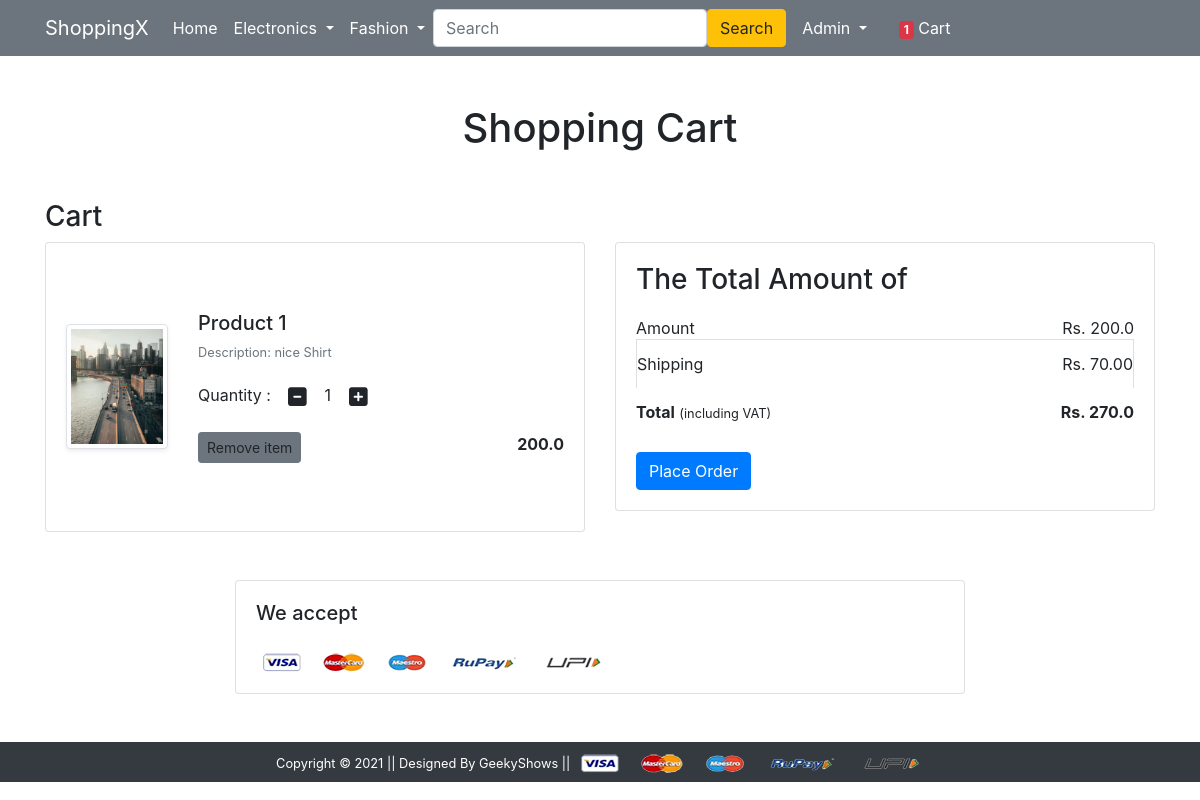
/cart/ (signed in), run on an earlier commit of the app's database.
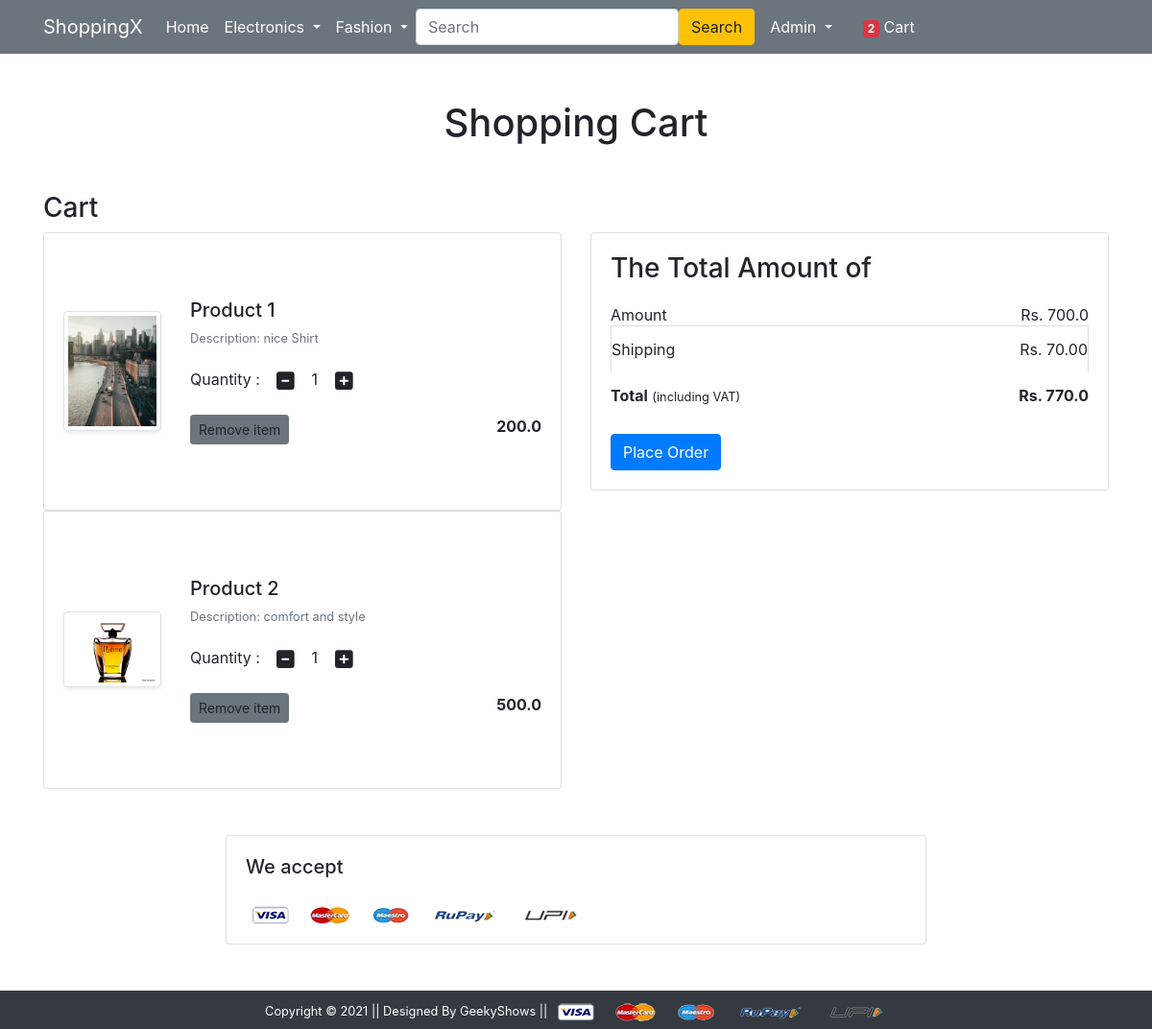
And on a later commit of the database.
### app/models.py (models this page shows, shortened)
class Cart(models.Model):
    user = models.ForeignKey(User,on_delete=models.CASCADE)
    userid = models.PositiveIntegerField(null=False)
    product = models.ForeignKey(Product,on_delete=models.CASCADE)
    quantity = models.PositiveIntegerField(default=1)

class Product(models.Model):
    title = models.CharField(max_length=100)
    selling_price = models.FloatField()
    discounted_price = models.FloatField()
    description = models.TextField()
    brand = models.CharField(max_length=100)
    category = models.CharField(choices=CATEGORY_CHOICES,max_length=2)
    product_image = models.ImageField(upload_to='productImage')

### app/views.py (the view)
# urls.py: path('cart/',views.showCart,name="showCart"),
def showCart(request):
    amount = 0.0
    shipping_amount = 70.0
    totalamount = 0.0
    total_product = Cart.objects.filter(user=request.user).count()
    print(total_product)
    if request.user.is_authenticated:
        cart = Cart.objects.filter(user=request.user)
        if cart:
            for p in cart:
               tempamount = (p.quantity * p.product.discounted_price)
               amount += tempamount
            totalamount = shipping_amount + amount
            return render(request,'app/addtocart.html',{'cart':cart,'totalamount':totalamount,'amount':amount,'total_product':total_product})
        else:
            messages.warning(request,'You have no Product in Your Cart !!')
    return render(request,'app/addtocart.html',{'cart':cart,'totalamount':totalamount,'amount':amount})

### app/templates/app/addtocart.html (shortened to what this page needs)
{% extends 'app/base.html' %} {% load static %} {% block title %}Cart{% endblock title %} {% block main-content %}
<div class="container my-5">
    <h1 class="text-center mb-5">Shopping Cart</h1>
    <h3>Cart</h3>
    <div class="row">
        <div class="col-md-6" id="empty_cart">
             {% for cart in cart %}
            <div class="card ">
                <div class="card-body ">
                    <div class="row my-5 ">
                        <div class="col-sm-3 text-center align-self-center "> <img src="{{cart.product.product_image.url}} " alt=" " srcset=" " class="img-fluid img-thumbnail shadow-sm " height="150 " width="150 "></div>
                        <div class="col-sm-9 ">
                            <div>
                                <h5>Product {{forloop.counter}} </h5>
                                <p class="mb-2 text-muted small ">Description: {{cart.product.description}}</p>
                                <div class="my-3 ">
                                    <label for="quantity ">Quantity : </label>
                                    <a class="minus-cart btn" pid="{{cart.product.id}}" style="cursor:pointer;"><i class=" fas fa-minus-square fa-lg "></i></a>
                                    <span id="quantity" class="span">{{cart.quantity}}</span>
                                    <a class="plus-cart btn" pid="{{cart.product.id}}" style="cursor:pointer;"><i class=" fas fa-plus-square fa-lg "></i></a>
                                </div>
                                <div class="d-flex justify-content-between ">
                                    <a class="btn btn-sm btn-secondary mr-3 removecart" pid="{{cart.product.id}}" style="cursor:pointer;">Remove item </a>
                                    <p class="mb-0 "><span><strong>{{cart.product.discounted_price}}</strong></span></p>
                                </div>
                            </div>
                        </div>
                    </div>
                </div>
            </div> {% endfor %}
        </div>
        <div class="col-md-6 ">
            <div class="card ">
                <div class="card-body ">
                    <h3>The Total Amount of</h3>
                    <ul class="list-group ">
                        <li class="list-group-item d-flex justify-content-between align-items-center border-0 px-0 pb-0 ">Amount<span id="amount">Rs. {{amount}}</span></li>
                        <li class="list-group-item d-flex justify-content-between align-items-center px-0 ">Shipping<span>Rs. 70.00</span></li>
                        <li class="list-group-item d-flex justify-content-between align-items-center border-0 px-0 mb-3 ">
                            <div>
                                <strong>Total</strong> <small>(including VAT)</small>
                            </div>
                            <span><strong >Rs. <span id="totalamount">{{totalamount}}</span></strong>
                            </span>
                        </li>
                    </ul>
                    <div class="d-grid placehead" id="placehead"><a href="{% url 'checkout' %}" class="btn btn-primary place" pid="">Place Order</a></div>
                </div>
            </div>
        </div>
    </div>
</div>
<div class="container mt-3 ">
    <div class="row ">
        <div class="col-sm-8 m-auto ">
            <div class="card ">
                <div class="card-body ">
                    <h5 class="mb-4 ">We accept</h5>
                    <img src="{% static 'app/images/payment.png' %} " alt=" " class="img-fluid ">
                </div>
            </div>
        </div>
    </div>
</div>
{% endblock main-content %}

### app/templates/app/base.html (shortened to what this page needs)
<!doctype html> {% load static %}
<html lang="en">
<head>
    <link href="{% static 'app/css/bootstrap.min.css' %}" rel="stylesheet">
    <link rel="stylesheet" href="{% static 'app/css/owl.carousel.min.css' %}">
    <link rel="stylesheet" href="{% static 'app/css/all.min.css' %}">
    <link rel="stylesheet" href="{% static 'app/css/style.css' %}">
</head>
<body>
    <nav class="navbar navbar-expand-lg  navbar-dark bg-secondary">
        <div class="container">
            <a class="navbar-brand" href="/">ShoppingX</a>
            <div class="collapse navbar-collapse" id="navbarSupportedContent">
                <ul class="navbar-nav me-auto mb-2 mb-lg-0">
                    <li class="nav-item">
                        <a class="nav-link active" aria-current="page" href="/">Home</a>
                    </li>
                    <li class="nav-item dropdown">
                        <a class="nav-link dropdown-toggle text-white" href="#" id="electronicsDropdown" role="button" data-bs-toggle="dropdown" aria-expanded="false">
               Electronics
             </a>
                    </li>
                    <li class="nav-item dropdown">
                        <a class="nav-link dropdown-toggle text-white" href="#" id="fashionDropdown" role="button" data-bs-toggle="dropdown" aria-expanded="false">
               Fashion
             </a>
                    </li>
                </ul>
                <form class="d-flex">
                    <input class="form-control me-2" type="search" placeholder="Search" aria-label="Search">
                    <button class="btn btn-warning" type="submit">Search</button>
                </form>
                <div>
                    <ul class="navbar-nav me-auto mb-2 mb-lg-0">
                        {% if request.user.is_authenticated %}
                        <li class="nav-item dropdown mx-2">
                            <a class="nav-link dropdown-toggle text-white" href="#" id="profileDropdown" role="button" data-bs-toggle="dropdown" aria-expanded="false">
                                <span class="text-capitalize">{{user.username}}</span>
                            </a>
                        </li>
                        <li class="nav-item mx-2">
                            <a href="{% url 'showCart' %}" class="nav-link text-white"><span class="badge bg-danger total_product">{{total_product}}</span> Cart </a>
                        </li>
                        {% endif %}
                    </ul>
                </div>
            </div>
        </div>
    </nav>
    {% block banner_slider %} {% endblock banner_slider %} {% block livesale %} {% endblock livesale %} {% block main-content %} {% endblock main-content %}
    <footer class="container-fluid bg-dark text-center p-2 mt-5">
        <small class="text-white">Copyright &copy; 2021 || Designed By GeekyShows || </small>
        <img src="{% static 'app/images/payment.png' %}" alt="" srcset="" class="img-fluid" height="2px">
    </footer>
</body>
</html>
</html>

What changed in the data, as far as the page shows it:
added Cart: product.product_image (picture), product.description "comfort and style", quantity "1", product.discounted_price "500.0"
Also different on the page:
{{ total_product }}: "1" → "2"
{{ amount }}: "200.0" → "700.0"
{{ totalamount }}: "270.0" → "770.0"
